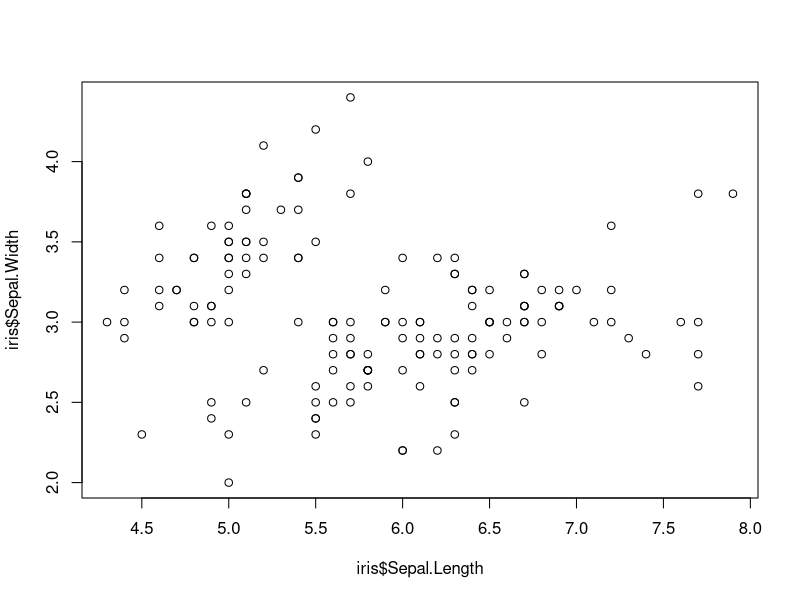
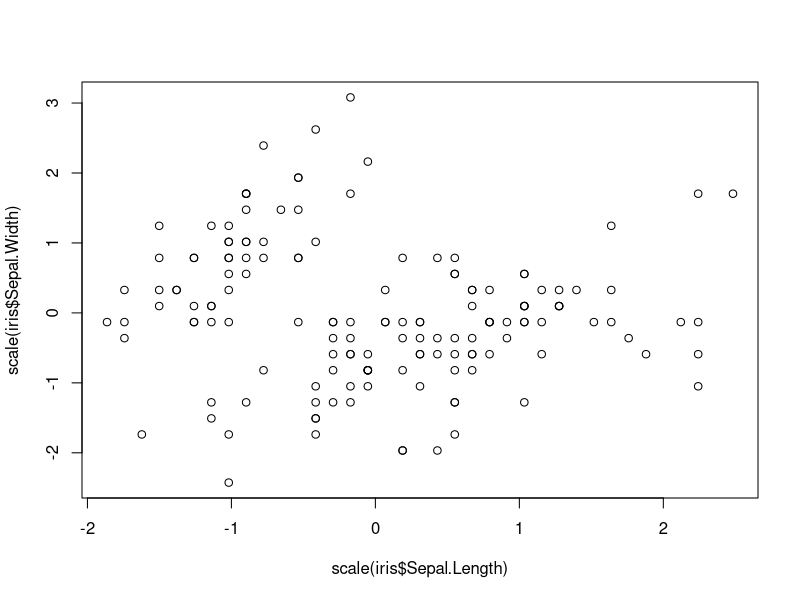
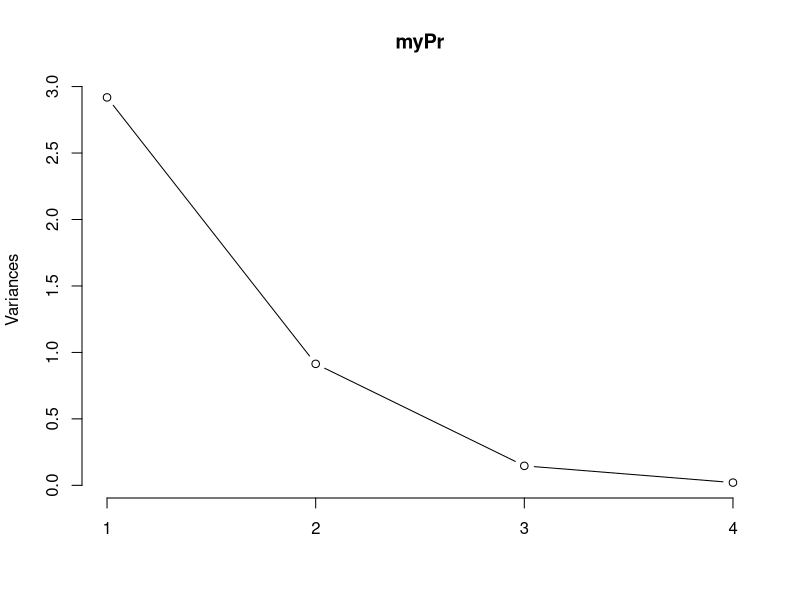
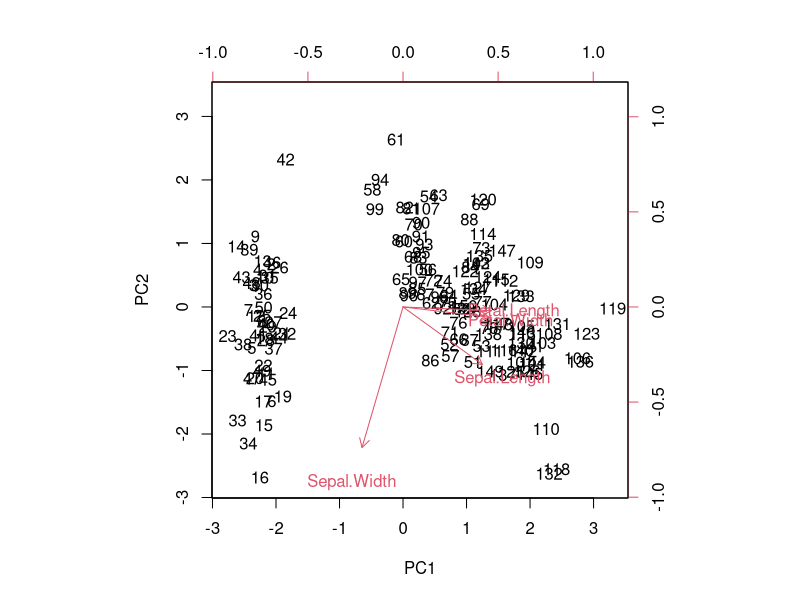
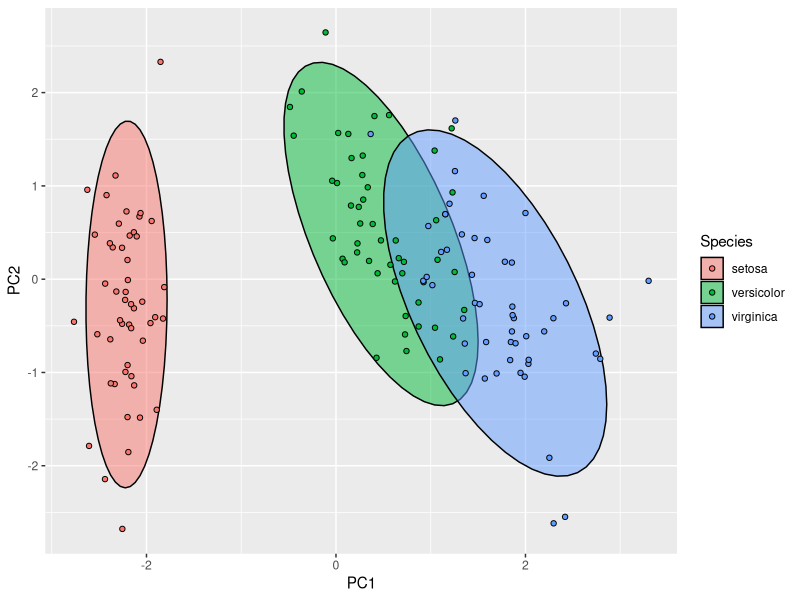
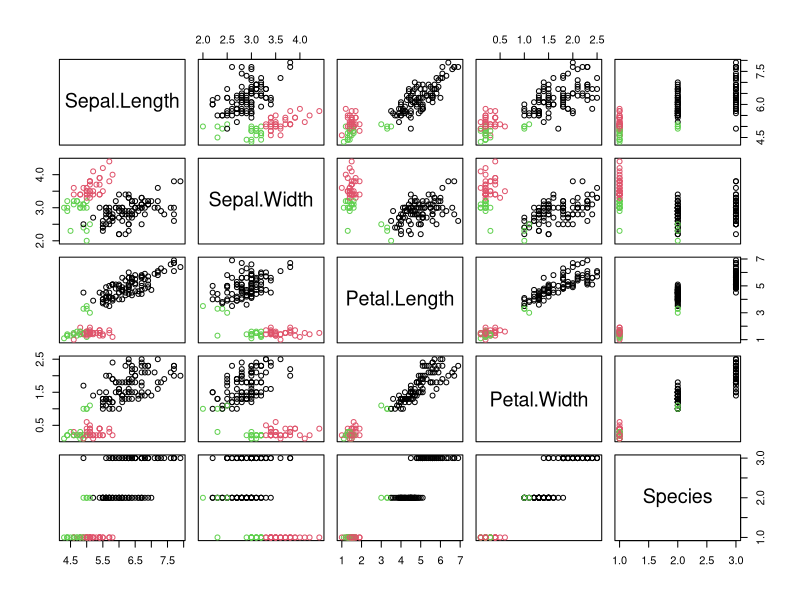
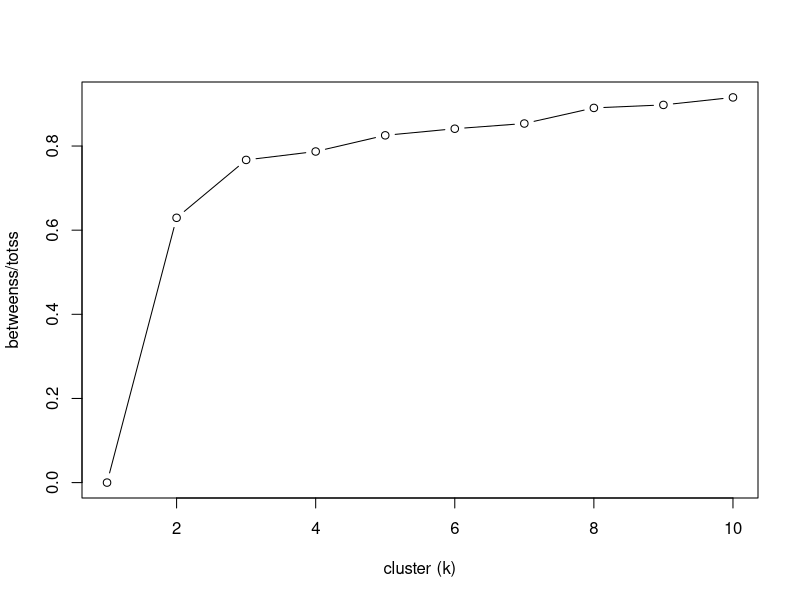
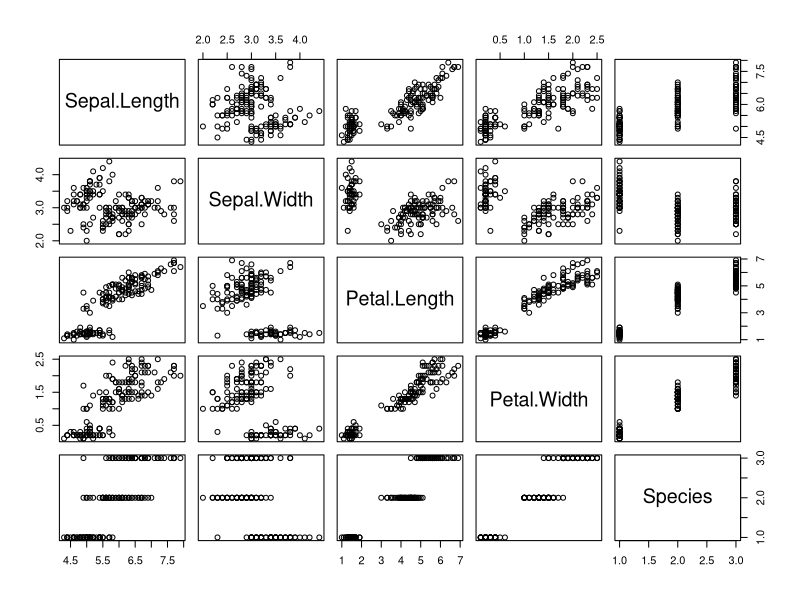

R code for these plots, in order:
#PCA tutorial 

setwd("/Users/Katie/Desktop/R Programming - Coursera")
getwd()

library(ggplot2)

data(iris)
head(iris)
summary(iris)

#PCA can only accept continuous variables
#scaling is really important when variables are measured on different scales
myPr <- prcomp(iris[,-5], scale = TRUE)
myPr

plot(iris$Sepal.Length, iris$Sepal.Width)
plot(scale(iris$Sepal.Length), scale(iris$Sepal.Width))

#usually get one fewer components than variables entered
summary(myPr)

#percent of variance in the data explained by that component 
#1 and 2 explains 95% of the variability 
#1 explains 73% etc

#scree plot (sp?) shows variance(square of standard deviation) for each component
plot(myPr, type ="l")

#biplot, which includes eigenvectors for each variable
biplot(myPr, scale = 0)

#extract PCA output (item x in the list)
str(myPr)

#only get first 2 components
iris2 <- cbind(iris, myPr$x[,1:2])

#plot with stat ellipse which shows 95% confidence interval
ggplot(iris2, aes(x=PC1, y = PC2, color = Species, fill=Species)) + 
  stat_ellipse(geom = "polygon", col = "black", alpha = 0.5) +
  geom_point(shape = 21, color = "black")

#correlations between original variables and principle components 
cor(iris[,1:4], iris2[,6:7])

##### Clustering Analysis Tutorial (kmeans, hierarchical, density, models) 

#scale the data (get z scores, everything centered around mean of 0 and standard deviations away)
irisScaled <- scale(iris[,-5])

#######kmeans - k is a hyperparameter that is user specified
fitK <- kmeans(irisScaled, 3) #3 species
fitK

#look at within cluster sum of squares by cluster, the percent is an indicator
#of how much variability in the data is explained by assigning clusters
plot(iris, col=fitK$cluster)

#choosing K
k <- list()
for(i in 1:10){
  k[[i]] <- kmeans(irisScaled, i)
}

k

ss <- list()
for(i in 1:10) {
  ss[[i]] <- k[[i]]$betweenss/k[[i]]$totss
}

#usually where there is a shoulder in the data you should pick that number.
#for this data hard to decide between 2 and 3 clusters
plot(1:10, ss, type = "b", ylab = "betweenss/totss", xlab = "cluster (k)")

#look at how the clusters match clusters you can see in the data already
#could pick 2 or 3 clusters from this as well
for(i in 1:4){
  plot(iris, col = k[[i]]$cluster)
}

###### Hierarchical clustering
#stopped video at 20 minutes into it.
